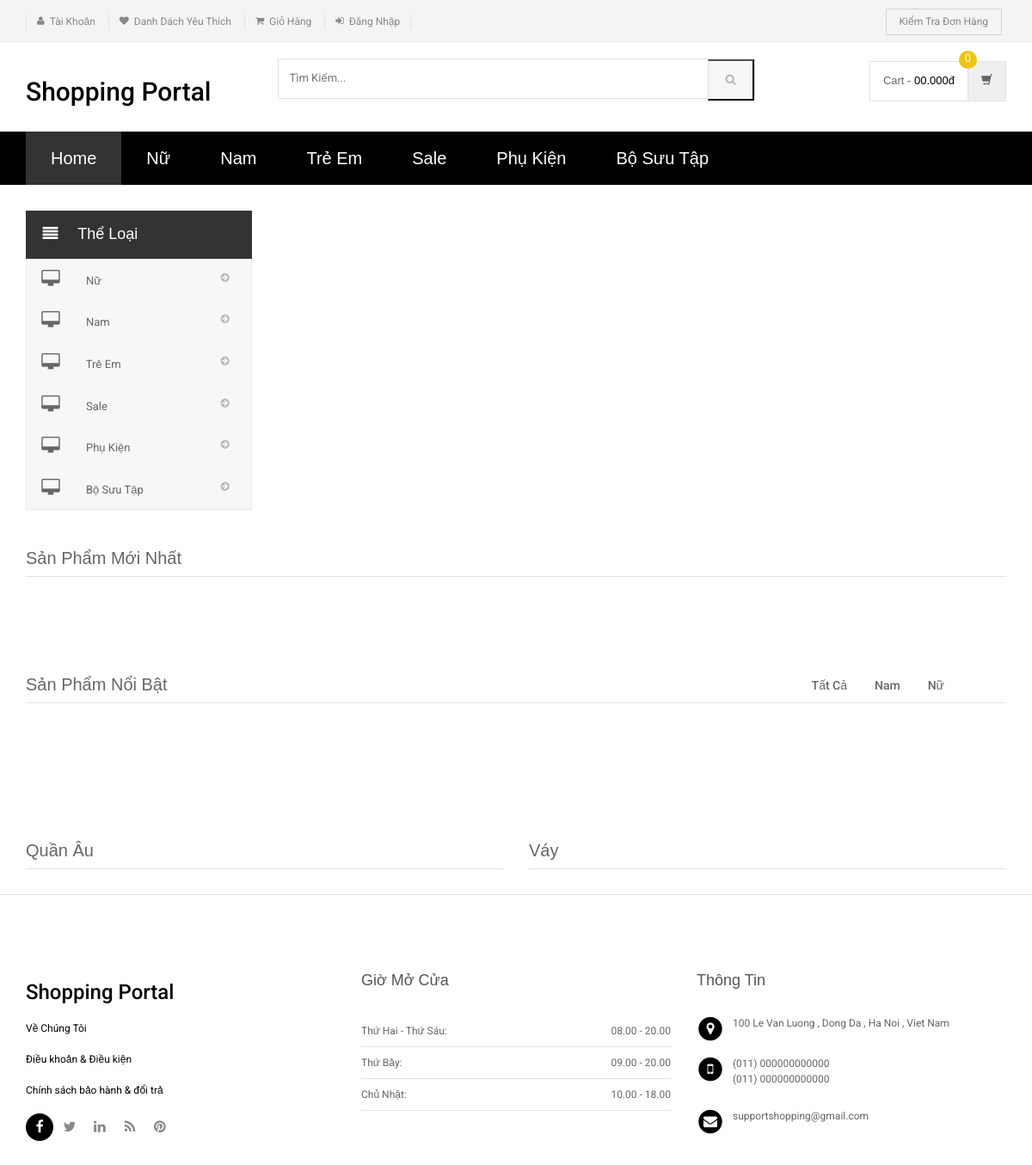
The page /shopping/index.php on the database its author committed.
### tables this page shows
CREATE TABLE `category` (
  `id` int(11) NOT NULL,
  `categoryName` varchar(255) DEFAULT NULL,
  `creationDate` timestamp NOT NULL DEFAULT current_timestamp(),
  `updationDate` varchar(255) DEFAULT NULL
);

### shopping/index.php (the view, shortened to what this page needs)
<?php
include('includes/config.php');
?>
<!DOCTYPE html>
<html lang="en">
	<head>
	    <link rel="stylesheet" href="assets/css/bootstrap.min.css">
	    <link rel="stylesheet" href="assets/css/main.css?v=<?php echo time(); ?>">
	    <link rel="stylesheet" href="assets/css/green.css?v=<?php echo time(); ?>">
	    <link rel="stylesheet" href="assets/css/owl.carousel.css?v=<?php echo time(); ?>">
		<link rel="stylesheet" href="assets/css/owl.transitions.css?v=<?php echo time(); ?>">
		<link href="assets/css/lightbox.css?v=<?php echo time(); ?>" rel="stylesheet">
		<link rel="stylesheet" href="assets/css/animate.min.css?v=<?php echo time(); ?>">
		<link rel="stylesheet" href="assets/css/rateit.css?v=<?php echo time(); ?>">
		<link rel="stylesheet" href="assets/css/bootstrap-select.min.css?v=<?php echo time(); ?>">
		<link rel="stylesheet" href="assets/css/config.css">
		<link href="assets/css/green.css?v=<?php echo time(); ?>" rel="alternate stylesheet" title="Green color">
		<link href="assets/css/blue.css?v=<?php echo time(); ?>" rel="alternate stylesheet" title="Blue color">
		<link href="assets/css/red.css?v=<?php echo time(); ?>" rel="alternate stylesheet" title="Red color">
		<link href="assets/css/orange.css?v=<?php echo time(); ?>" rel="alternate stylesheet" title="Orange color">
		<link href="assets/css/dark-green.css?v=<?php echo time(); ?>" rel="alternate stylesheet" title="Darkgreen color">
		<link rel="stylesheet" href="assets/css/font-awesome.min.css?v=<?php echo time(); ?>">
	</head>
    <body class="cnt-home">
<header class="header-style-1">
<?php include('includes/top-header.php');?>
<?php include('includes/main-header.php');?>
<?php include('includes/menu-bar.php');?>
</header>
<div class="body-content outer-top-xs" id="top-banner-and-menu">
	<div class="container">
		<div class="furniture-container homepage-container">
		<div class="row">
			<div class="col-xs-12 col-sm-12 col-md-3 sidebar">
	<?php include('includes/side-menu.php');?>
			</div>
			<div class="col-xs-12 col-sm-12 col-md-9 homebanner-holder">
<div id="hero" class="homepage-slider3">
</div>
			</div>
		</div>
		<div id="product-tabs-slider" class="scroll-tabs inner-bottom-vs  wow fadeInUp">
			<div class="more-info-tab clearfix">
			   <h3 class="new-product-title pull-left"> Sản Phẩm Mới Nhất</h3>
			</div>
				</div>
		</div>
		<div id="product-tabs-slider" class="scroll-tabs inner-bottom-vs  wow fadeInUp">
			<div class="more-info-tab clearfix">
			   <h3 class="new-product-title pull-left"> Sản Phẩm Nổi Bật </h3>
				<ul class="nav nav-tabs nav-tab-line pull-right" id="new-products-1">
					<li class="active"><a href="#All" data-toggle="tab">Tất Cả</a></li>
					<li><a href="#Nam" data-toggle="tab">Nam</a></li>
					<li><a href="#Nu" data-toggle="tab">Nữ</a></li>
				</ul>
			</div>
				</div>
					<div class="sections prod-slider-small outer-top-small">
						<div class="row">
							<div class="col-md-6">
							<section class="section">
								<h3 class="section-title">Quần Âu</h3>
				</section>
										</div>
										<div class="col-md-6">
											<section class="section">
										<h3 class="section-title">Váy </h3>
				</div>
				</div>
		</div>
</div>
<br>
</div>
<?php include('includes/footer.php');?>
</body>
</html>

### shopping/includes/menu-bar.php (shortened to what this page needs)
<div class="header-nav animate-dropdown">
    <div class="container">
        <div class="yamm navbar navbar-default" role="navigation">
            <div class="nav-bg-class">
                <div class="navbar-collapse collapse" id="mc-horizontal-menu-collapse">
	<div class="nav-outer">
		<ul class="nav navbar-nav">
			<li class="active dropdown yamm-fw">
				<a href="index.php" data-hover="dropdown" class="dropdown-toggle">Home</a>
			</li>
              <?php $sql=mysqli_query($con,"select id,categoryName  from category limit 6");
while($row=mysqli_fetch_array($sql))
{
    ?>
			<li class="dropdown yamm">
				<a href="category.php?cid=<?php echo $row['id'];?>"> <?php echo $row['categoryName'];?></a>
			</li>
			<?php } ?>
		</ul>
		<div class="clearfix"></div>
	</div>
</div>
            </div>
        </div>
    </div>
</div>

### shopping/includes/side-menu.php
<div class="side-menu animate-dropdown outer-bottom-xs">
    <div class="head"><i class="icon fa fa-align-justify fa-fw"></i>Thể Loại</div>
    <nav class="yamm megamenu-horizontal" role="navigation">
        <ul class="nav">
            <li class="dropdown menu-item">
              <?php $sql=mysqli_query($con,"select id,categoryName  from category");
while($row=mysqli_fetch_array($sql))
{
    ?>
                <a href="category.php?cid=<?php echo $row['id'];?>" class="dropdown-toggle"><i class="icon fa fa-desktop fa-fw"></i>
                <?php echo $row['categoryName'];?></a>
                <?php }?>
</li>
</ul>
    </nav>
</div>

### shopping/assets/css/green.css (style rules this page uses)
a { color: black; }
.header-style-1 .header-nav { background: black; }
.cnt-home .header-style-1 .header-nav .navbar .navbar-nav > li.active { background: #333; }

### shopping/assets/css/lightbox.css (style rules this page uses)
body:after { content: url(../images/close.png) url(../images/loading.gif) url(../images/prev.png) url(../images/next.png); display: none; }

### shopping/assets/css/blue.css (style rules this page uses)
a { color: #3498db; }
.header-style-1 .header-nav { background: #3498db; }
.cnt-home .header-style-1 .header-nav .navbar .navbar-nav > li.active { background: #1d6ca1; }

### shopping/assets/css/red.css (style rules this page uses)
a { color: #ff6c6c; }
.header-style-1 .header-nav { background: #ff6c6c; }
.cnt-home .header-style-1 .header-nav .navbar .navbar-nav > li.active { background: #ff1a1a; }

### shopping/assets/css/orange.css (style rules this page uses)
a { color: #f39c12; }
.header-style-1 .header-nav { background: #f39c12; }
.cnt-home .header-style-1 .header-nav .navbar .navbar-nav > li.active { background: #ab6c09; }

### shopping/assets/css/dark-green.css (style rules this page uses)
a { color: #12cca7; }
.header-style-1 .header-nav { background: #12cca7; }
.cnt-home .header-style-1 .header-nav .navbar .navbar-nav > li.active { background: #0b816a; }

### rows shown on the page
category: categoryName "Nữ"
category: categoryName "Nam"
category: categoryName "Trẻ Em"
category: categoryName "Sale"
category: categoryName "Phụ Kiện"
category: categoryName "Bộ Sưu Tập"
